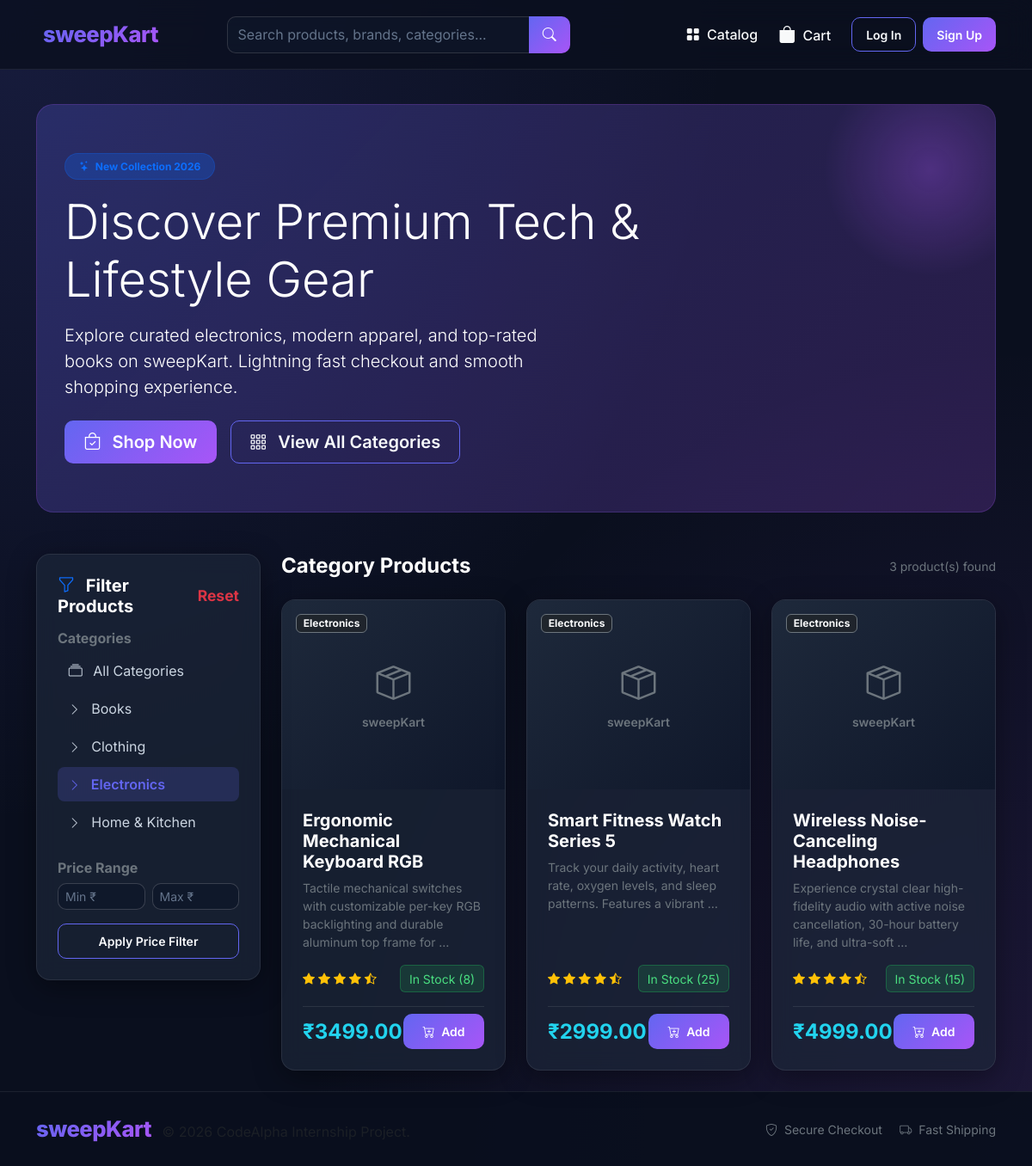
The page /?category=electronics on the database its author committed.
### store/models.py (models this page shows, shortened)
class Category(models.Model):
    name = models.CharField(max_length=100, unique=True)
    slug = models.SlugField(max_length=100, unique=True, blank=True)
    class Meta:
        verbose_name_plural = 'Categories'
        ordering = ['name']

class Product(models.Model):
    category = models.ForeignKey(Category, related_name='products', on_delete=models.CASCADE)
    name = models.CharField(max_length=200)
    slug = models.SlugField(max_length=200, unique=True, blank=True)
    description = models.TextField(blank=True)
    price = models.DecimalField(max_digits=10, decimal_places=2)
    stock = models.PositiveIntegerField(default=10)
    image = models.ImageField(upload_to='products/', blank=True, null=True)
    is_active = models.BooleanField(default=True)
    created_at = models.DateTimeField(auto_now_add=True)
    class Meta:
        ordering = ['-created_at']
    @property
    def in_stock(self):
        return self.stock > 0

### store/views.py (the view)
# urls.py: path('', views.home_view, name='home'),
def home_view(request):
    products = Product.objects.filter(is_active=True)
    categories = Category.objects.all()
    selected_category_slug = request.GET.get('category')
    if selected_category_slug:
        products = products.filter(category__slug=selected_category_slug)
    search_query = request.GET.get('q')
    if search_query:
        products = products.filter(
            Q(name__icontains=search_query) |
            Q(description__icontains=search_query) |
            Q(category__name__icontains=search_query)
        )
    min_price = request.GET.get('min_price')
    max_price = request.GET.get('max_price')
    if min_price:
        try:
            products = products.filter(price__gte=float(min_price))
        except ValueError:
            pass
    if max_price:
        try:
            products = products.filter(price__lte=float(max_price))
        except ValueError:
            pass
    context = {
        'products': products,
        'categories': categories,
        'selected_category_slug': selected_category_slug,
        'search_query': search_query,
        'min_price': min_price,
        'max_price': max_price,
    }
    return render(request, 'store/home.html', context)

### store/models.py (called while the page is built)
    @property
    def get_total_items(self):
        return sum(item.quantity for item in self.items.all())

### store/views.py (called while the page is built)
def _get_session_key(request):
    if not request.session.session_key:
        request.session.create()
    return request.session.session_key

def cart_context_processor(request):
    try:
        cart = get_or_create_cart(request)
        count = cart.get_total_items
    except Exception:
        count = 0
    return {'cart_item_count': count}

### store/templates/store/home.html (shortened to what this page needs)
{% extends 'store/base.html' %}
{% load static %}
{% block content %}
<div class="container">
    <div class="hero-banner mb-5 text-white">
        <div class="row align-items-center">
            <div class="col-lg-8">
                <span class="badge bg-primary bg-opacity-25 text-primary mb-3 px-3 py-2 border border-primary border-opacity-25 rounded-pill">
                    <i class="bi bi-stars me-1"></i> New Collection 2026
                </span>
                <h1 class="display-4 fw-extrabold mb-3">Discover Premium Tech & Lifestyle Gear</h1>
                <p class="lead text-slate-300 mb-4 col-lg-10">
                    Explore curated electronics, modern apparel, and top-rated books on sweepKart. Lightning fast checkout and smooth shopping experience.
                </p>
                <div class="d-flex flex-wrap gap-3">
                    <a href="#catalogGrid" class="btn btn-gradient btn-lg">
                        <i class="bi bi-bag-check me-2"></i> Shop Now
                    </a>
                    <a href="?category=" class="btn btn-outline-gradient btn-lg">
                        <i class="bi bi-grid-3x3-gap me-2"></i> View All Categories
                    </a>
                </div>
            </div>
        </div>
    </div>
    <div id="catalogGrid" class="row g-4">
        <div class="col-lg-3">
            <div class="glass-card p-4 sticky-top" style="top: 90px; z-index: 10;">
                <h5 class="fw-bold mb-3 d-flex align-items-center justify-content-between text-white">
                    <span><i class="bi bi-funnel me-2 text-primary"></i> Filter Products</span>
                    {% if selected_category_slug or search_query or min_price or max_price %}
                        <a href="{% url 'home' %}" class="small text-danger text-decoration-none">Reset</a>
                    {% endif %}
                </h5>
                <div class="mb-4">
                    <h6 class="text-secondary uppercase fs-7 fw-bold mb-2">Categories</h6>
                    <div class="d-flex flex-column gap-1">
                        <a href="?{% if search_query %}q={{ search_query }}&{% endif %}"
                           class="category-filter-item {% if not selected_category_slug %}active{% endif %}">
                            <i class="bi bi-collection me-2"></i> All Categories
                        </a>
                        {% for cat in categories %}
                            <a href="?category={{ cat.slug }}{% if search_query %}&q={{ search_query }}{% endif %}"
                               class="category-filter-item {% if selected_category_slug == cat.slug %}active{% endif %}">
                                <i class="bi bi-chevron-right me-2 small"></i> {{ cat.name }}
                            </a>
                        {% endfor %}
                    </div>
                </div>
                <div>
                    <h6 class="text-secondary uppercase fs-7 fw-bold mb-2">Price Range</h6>
                    <form method="GET" action="{% url 'home' %}">
                        <div class="row g-2 mb-3">
                            <div class="col-6">
                                <input type="number" class="form-control form-control-sm" name="min_price" placeholder="Min ₹" value="{{ min_price|default:'' }}">
                            </div>
                            <div class="col-6">
                                <input type="number" class="form-control form-control-sm" name="max_price" placeholder="Max ₹" value="{{ max_price|default:'' }}">
                            </div>
                        </div>
                        <button type="submit" class="btn btn-outline-gradient btn-sm w-100">Apply Price Filter</button>
                    </form>
                </div>
            </div>
        </div>
        <div class="col-lg-9">
            <div class="d-flex justify-content-between align-items-center mb-4">
                <h4 class="fw-bold mb-0 text-white">
                    {% if selected_category_slug %}
                        Category Products
                    {% else %}
                        Featured Products
                    {% endif %}
                </h4>
                <span class="text-secondary small">{{ products.count }} product(s) found</span>
            </div>
            {% if products %}
                <div class="row row-cols-1 row-cols-md-2 row-cols-xl-3 g-4">
                    {% for product in products %}
                        <div class="col">
                            <div class="glass-card h-100 d-flex flex-column">
                                <a href="{% url 'product_detail' slug=product.slug %}" class="text-decoration-none">
                                    <div class="product-img-box position-relative">
                                        {% if product.image %}
                                            <img src="{{ product.image.url }}" alt="{{ product.name }}" loading="lazy">
                                        {% else %}
                                            <div class="d-flex flex-column align-items-center justify-content-center h-100 text-secondary">
                                                <i class="bi bi-box-seam fs-1 mb-1"></i>
                                                <span class="small fw-semibold">sweepKart</span>
                                            </div>
                                        {% endif %}
                                        <span class="position-absolute top-0 start-0 m-3 badge bg-dark bg-opacity-75 backdrop-blur border border-secondary text-light">
                                            {{ product.category.name }}
                                        </span>
                                    </div>
                                </a>
                                <div class="p-4 d-flex flex-column flex-grow-1">
                                    <h5 class="fw-bold text-white mb-2">
                                        <a href="{% url 'product_detail' slug=product.slug %}" class="text-white text-decoration-none">
                                            {{ product.name }}
                                        </a>
                                    </h5>
                                    <p class="text-secondary small mb-3 flex-grow-1">
                                        {{ product.description|truncatewords:14 }}
                                    </p>
                                    <div class="d-flex justify-content-between align-items-center mb-3">
                                        <div class="text-warning small">
                                            <i class="bi bi-star-fill"></i>
                                            <i class="bi bi-star-fill"></i>
                                            <i class="bi bi-star-fill"></i>
                                            <i class="bi bi-star-fill"></i>
                                            <i class="bi bi-star-half"></i>
                                        </div>
                                        {% if product.in_stock %}
                                            <span class="badge-stock small">In Stock ({{ product.stock }})</span>
                                        {% else %}
                                            <span class="badge-out-of-stock small">Out of Stock</span>
                                        {% endif %}
                                    </div>
                                    <div class="d-flex justify-content-between align-items-center pt-2 border-top border-secondary border-opacity-25">
                                        <span class="fs-4 text-cyan">₹{{ product.price }}</span>
                                        {% if product.in_stock %}
                                            <form action="{% url 'add_to_cart' product_id=product.id %}" method="POST">
                                                <button type="submit" class="btn btn-gradient btn-sm">
                                                    <i class="bi bi-cart-plus me-1"></i> Add
                                                </button>
                                            </form>
                                        {% else %}
                                            <button class="btn btn-secondary btn-sm" disabled>Sold Out</button>
                                        {% endif %}
                                    </div>
                                </div>
                            </div>
                        </div>
                    {% endfor %}
                </div>
            {% endif %}
        </div>
    </div>
</div>
{% endblock %}

### static/css/main.css (style rules this page uses)
:root { --bg-dark: #0a0f1e; --card-bg: rgba(30, 41, 59, 0.65); --border-color: rgba(255, 255, 255, 0.08); --gradient-primary: linear-gradient(135deg, #6366f1 0%, #a855f7 100%); --price-cyan: #22d3ee; --text-muted-custom: #94a3b8; }
body { font-family: 'Inter', sans-serif; background-color: var(--bg-dark); background-image: radial-gradient(at 0% 0%, rgba(99, 102, 241, 0.15) 0px, transparent 50%), radial-gradient(at 100% 100%, rgba(168, 85, 247, 0.12) 0px, transparent 50%); background-attachment: fixed; color: #f8fafc; min-height: 100vh; display: flex; flex-direction: column; }
.glass-card { background: var(--card-bg); backdrop-filter: blur(12px); -webkit-backdrop-filter: blur(12px); border: 1px solid var(--border-color); border-radius: 16px; box-shadow: 0 8px 32px 0 rgba(0, 0, 0, 0.37); transition: transform 0.25s ease, border-color 0.25s ease, box-shadow 0.25s ease; overflow: hidden; }
.hero-banner { background: linear-gradient(135deg, rgba(99, 102, 241, 0.25) 0%, rgba(168, 85, 247, 0.2) 100%); border: 1px solid rgba(168, 85, 247, 0.2); border-radius: 20px; padding: 3.5rem 2rem; position: relative; overflow: hidden; }
.hero-banner::before { content: ''; position: absolute; top: -50px; right: -50px; width: 250px; height: 250px; background: radial-gradient(circle, rgba(168, 85, 247, 0.3) 0%, transparent 70%); border-radius: 50%; }
.btn-gradient { background: var(--gradient-primary); color: #ffffff !important; border: none; font-weight: 600; padding: 0.6rem 1.4rem; border-radius: 10px; transition: all 0.2s ease; }
.btn-outline-gradient { background: transparent; color: #f8fafc !important; border: 1.5px solid #6366f1; border-radius: 10px; font-weight: 600; padding: 0.55rem 1.35rem; transition: all 0.2s ease; }
.text-cyan { color: var(--price-cyan) !important; font-weight: 700; }
.product-img-box { width: 100%; height: 220px; object-fit: cover; background: linear-gradient(135deg, #1e293b 0%, #0f172a 100%); display: flex; align-items: center; justify-content: center; color: #64748b; }
.category-filter-item { color: #cbd5e1; text-decoration: none; display: block; padding: 0.5rem 0.8rem; border-radius: 8px; transition: background 0.2s ease, color 0.2s ease; }
.category-filter-item:hover, .category-filter-item.active { background: rgba(99, 102, 241, 0.2); color: #6366f1; font-weight: 600; }
.form-control, .form-select { background-color: rgba(15, 23, 42, 0.8) !important; border: 1px solid rgba(255, 255, 255, 0.15) !important; color: #f8fafc !important; border-radius: 10px; }
.form-control::placeholder { color: #64748b !important; }
.badge-stock { background: rgba(34, 197, 94, 0.15); color: #4ade80; border: 1px solid rgba(34, 197, 94, 0.3); padding: 0.35em 0.7em; border-radius: 6px; }

### rows shown on the page
Category: name "Books"
Category: name "Clothing"
Category: name "Electronics"
Category: name "Home & Kitchen"
Product: image "sweepKart", category.name "Electronics", name "Ergonomic Mechanical Keyboard RGB", description "Tactile mechanical switches with customizable per-key RGB backlighting and durable aluminum top frame for …", stock "8", price "3499.00", shows "Add"
Product: image "sweepKart", category.name "Electronics", name "Smart Fitness Watch Series 5", description "Track your daily activity, heart rate, oxygen levels, and sleep patterns. Features a vibrant …", stock "25", price "2999.00", shows "Add"
Product: image "sweepKart", category.name "Electronics", name "Wireless Noise-Canceling Headphones", description "Experience crystal clear high-fidelity audio with active noise cancellation, 30-hour battery life, and ultra-soft …", stock "15", price "4999.00", shows "Add"

### other values the page prints
{{ products.count }} "3"
